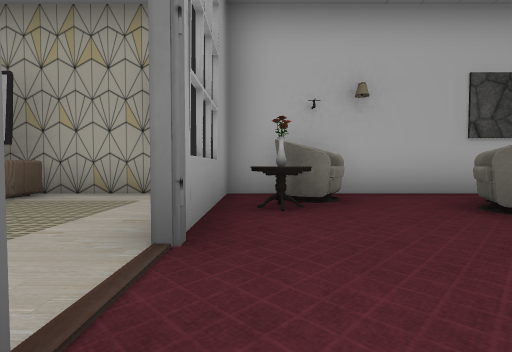
view 1 (above)

13 first-person views from a walk through a scene from a Unity 3-D project. The camera is 0.44 m above the floor, tilts 2° down and sees 85° across. Doors are open. The floor is counted in squares, 1 m on a side. Each view is taken from the middle of a square. On the plan, view 1 faces up. The plan holds only what a view shows up to about 9 squares ahead; the rest is blank. The place goes on beyond the plan. The player is left out. Some surface patterns are stand-ins.

view 2
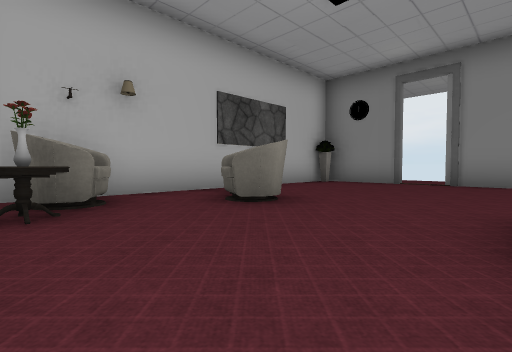

view 3
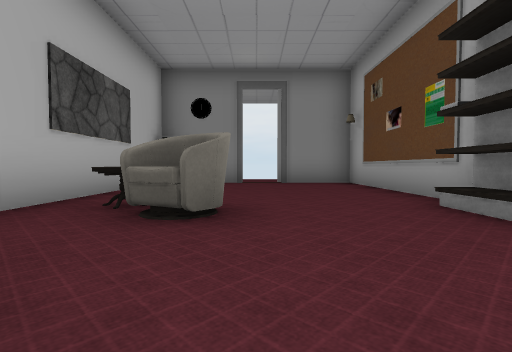

view 4
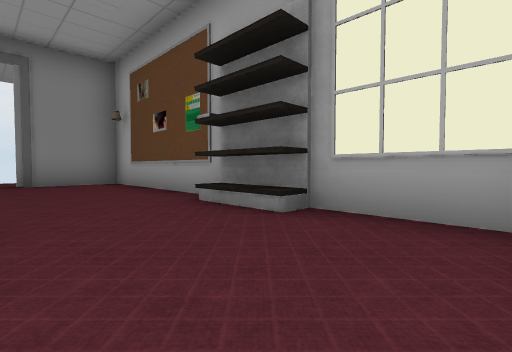

view 5
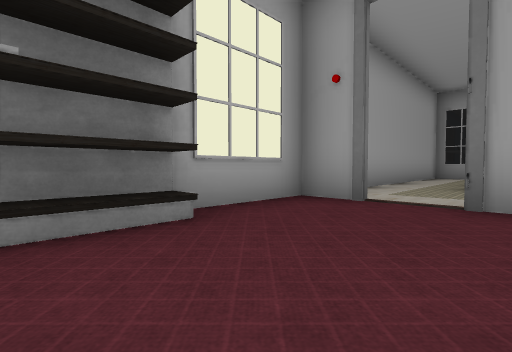

view 6
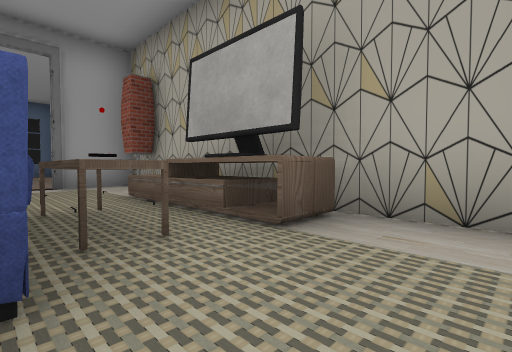

view 7
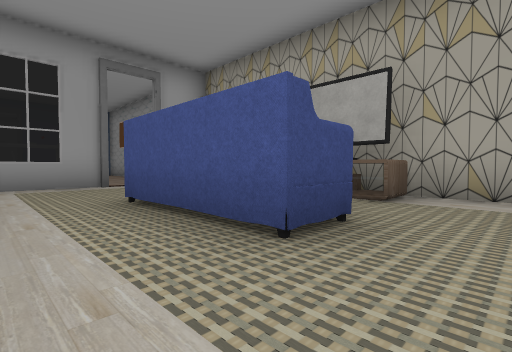

view 8
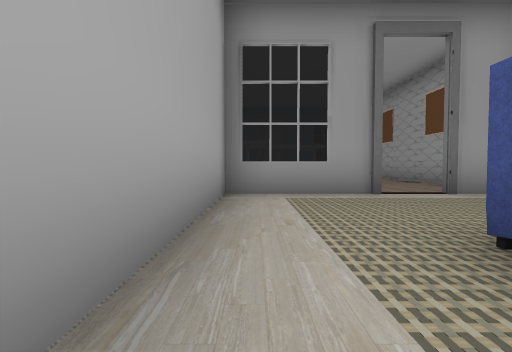

view 9
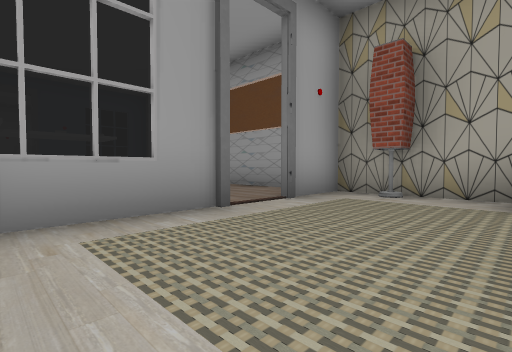

view 10
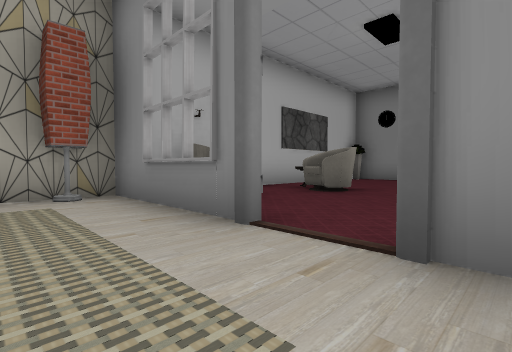

view 11
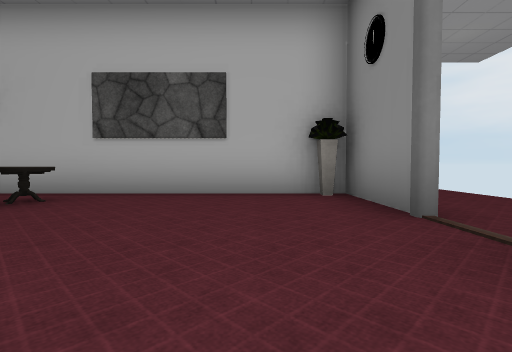

view 12
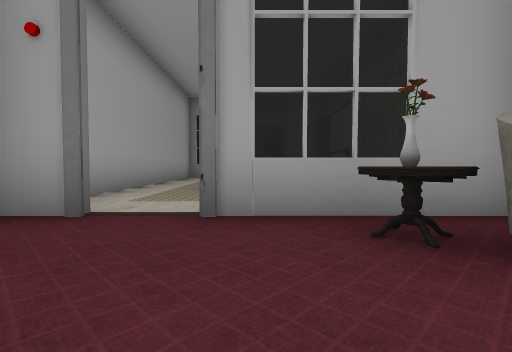

view 13
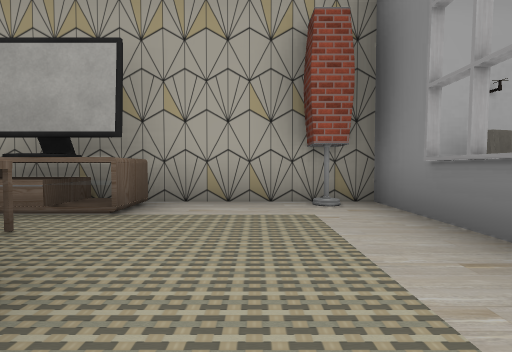

### Floor plan
Points are (right, up) in squares from view 1. A wall is a line through its corners. A room is listed if a view was taken in it or the views show most of it. See-through windows are left out.
Room 1 (views 1, 2, 3, 4, 5, 11, 12)
walls: (-0.5, 0.5) (-0.5, -0.5) (7.4, -0.5) (7.4, 1.5); (-0.5, 3.5) (-0.5, 1.5); (6.4, 4.5) (-0.5, 4.5); (7.4, 2.4) (7.4, 3.6)
ways out: open door at (-0.5, 1) to room 2
objects: vase (0, 3); other object (0, 4) to (1, 4); other object (1, 3); shelf (2, 0) to (3, 0); other object (2, 3); other object (3, 3) to (3, 4)
Room 2 (views 6, 7, 8, 9, 10, 13)
walls: (-0.5, 1.5) (-0.5, 4.5) (-8.5, 4.5) (-8.5, 3); (-0.5, 0) (-0.5, 0.5); (-8.5, 2) (-8.5, -0.5) (-2.1, -0.5)
ways out: open door at (-0.5, 1) to room 1; open door at (-8, 2.5)
objects: lamp (-7, 4); other object (-6, 4) to (-5, 4); sofa (-5, 2) to (-3, 2); other object (-5, 3) to (-4, 3); monitor (-4, 4); lamp (-1, 4)

Positions as (right, up) in squares from view 1, and headings:
1: (0, 0), facing up
2: (0, 0), facing up-right
3: (0, 2), facing right
4: (0, 2), facing down-right
5: (3, 2), facing down-left
6: (-2, 2), facing up-left
7: (-2, 0), facing up-left
8: (-4, 0), facing left
9: (-6, 0), facing up-left
10: (-2, 0), facing up-right
11: (6, 0), facing up
12: (2, 2), facing left
13: (-2, 1), facing up
